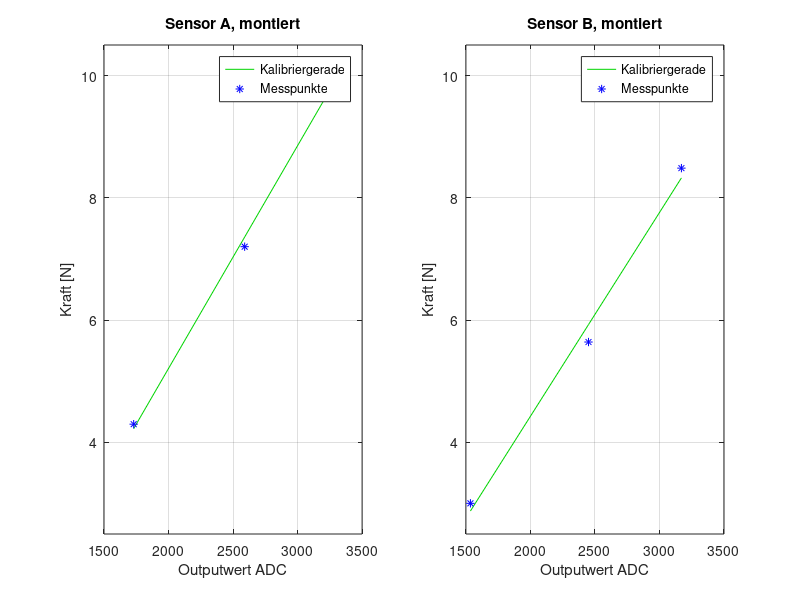

MATLAB code for this plot:
%Sensortest eingebauter Zustand
clc

%Gewichte Zugbelastung [g] - Sensor A
w_z=[438;734;1030];
f_A=w_z.*(9.81/1000);
adc_A = [1730;2590;3320];
    
%Gewichte Druckbelastung [g] - Sensor B 
w_d=[306;575;865];
f_B=w_d.*(9.81/1000);
adc_B = [1535;2450;3170];

%Dreipunktkalibrierung: 

kal_A = polyfit(adc_A,f_A,1)
kal_B = polyfit(adc_B,f_B,1)

figure
subplot(1,2,1)
%Plotte Punkte sowie Ausgleichsgrade
plot(adc_A,polyval(kal_A,adc_A),'Color','#00d400','DisplayName', 'Kalibriergerade')
hold on 
plot(adc_A,f_A,'*','MarkerEdgeColor','#0000FF','DisplayName', 'Messpunkte') 
grid on
ylabel('Kraft [N]')
xlabel('Outputwert ADC')
title('Sensor A, montiert')
axis([1500 3500 2.5 10.5])
legend
subplot(1,2,2)
%Plotte Punkte sowie Ausgleichsgrade
plot(adc_B,polyval(kal_B,adc_B),'Color','#00d400','DisplayName', 'Kalibriergerade')
hold on 
plot(adc_B,f_B,'*','MarkerEdgeColor','#0000FF','DisplayName', 'Messpunkte') 
grid on
ylabel('Kraft [N]')
xlabel('Outputwert ADC')
title('Sensor B, montiert')
axis([1500 3500 2.5 10.5])
legend
